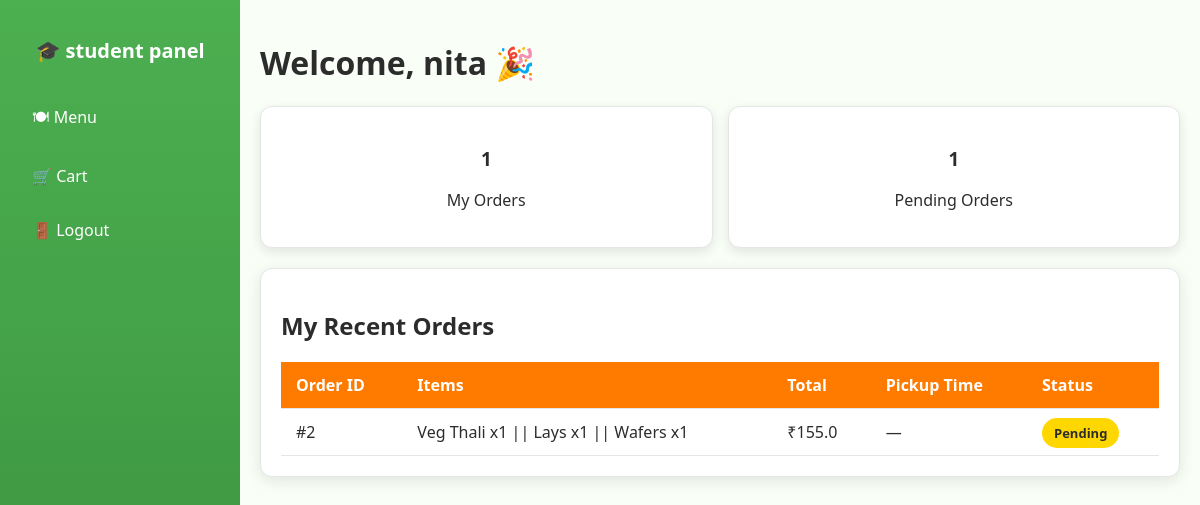
The page /student/dashboard (signed in) on the database its author committed.
### tables this page shows
CREATE TABLE orders (
        id INTEGER PRIMARY KEY AUTOINCREMENT,
        user_id INTEGER,
        total_amount REAL NOT NULL,
        status TEXT DEFAULT 'Pending',
        pickup_time TEXT,
        created_at TIMESTAMP DEFAULT CURRENT_TIMESTAMP,
        FOREIGN KEY (user_id) REFERENCES users(id) ON DELETE CASCADE
    );

### app.py (the view)
@app.route("/student/dashboard")
def student_dashboard():
    if "user_id" not in session:
        flash("Please login first.", "warning")
        return redirect(url_for("student_account"))
    user_id = session["user_id"]
    conn = get_db_connection()
    c = conn.cursor()
    orders = c.execute("""
        SELECT o.id, o.total_amount, o.status, o.pickup_time, o.created_at,
               GROUP_CONCAT(m.name || ' x' || oi.quantity, ' || ') as items
        FROM orders o
        LEFT JOIN order_items oi ON oi.order_id = o.id
        LEFT JOIN menu m ON oi.item_id = m.id
        WHERE o.user_id = ?
        GROUP BY o.id
        ORDER BY o.created_at DESC
    """, (user_id,)).fetchall()
    next_confirmed = c.execute("""
        SELECT id, pickup_time FROM orders
        WHERE user_id=? AND status='Confirmed' AND pickup_time IS NOT NULL
        ORDER BY pickup_time ASC LIMIT 1
    """, (user_id,)).fetchone()
    conn.close()
    return render_template("student_dashboard.html", name=session.get("user_name"), orders=orders, next_confirmed=next_confirmed)

### app.py (called while the page is built)
def get_db_connection():
    conn = sqlite3.connect("canteen.db")
    conn.row_factory = sqlite3.Row
    conn.execute("PRAGMA foreign_keys = ON")
    return conn

### templates/student_dashboard.html (shortened to what this page needs)
<!DOCTYPE html>
<html lang="en">
  <head>
  </head>
  <body>
    <div class="sidebar">
      <h2>🎓 student panel</h2>
      <a href="{{ url_for('menu') }}">🍽 Menu</a>
      <a href="{{ url_for('order') }}">🛒 Cart</a>
      <a href="{{ url_for('logout') }}">🚪 Logout</a>
    </div>
    <div class="main">
      <div class="welcome">
        <h1>Welcome, {{ name }} 🎉</h1>
      </div>
      <div class="dashboard-cards">
        <div class="card">
          <h3>{{ orders|length }}</h3>
          <p>My Orders</p>
        </div>
        <div class="card">
          <h3>{{ orders|selectattr("status","equalto","Pending")|list|length }}</h3>
          <p>Pending Orders</p>
        </div>
      </div>
      <div class="container">
        <h2>My Recent Orders</h2>
        <table>
          <tr><th>Order ID</th><th>Items</th><th>Total</th><th>Pickup Time</th><th>Status</th></tr>
          {% for o in orders %}
            <tr>
              <td>#{{ o.id }}</td>
              <td>{{ o.items or '—' }}</td>
              <td>₹{{ o.total_amount }}</td>
              <td>{{ o.pickup_time or '—' }}</td>
              <td>
                <span class="status {% if o.status=='Pending' %}pending{% elif o.status=='Confirmed' %}confirmed{% elif o.status=='Ready' %}ready{% else %}cancelled{% endif %}">
                  {{ o.status }}
                </span>
              </td>
            </tr>
          {% else %}
            <tr><td colspan="5" style="text-align:center;color:gray">No orders yet</td></tr>
          {% endfor %}
        </table>
      </div>
    </div>
  </body>
</html>

### templates/student_dashboard.html (style rules this page uses)
body { font-family: "Segoe UI", sans-serif; margin: 0; background-color: #F9FFF6; color: #2C2C2C; display: flex; }
.sidebar { width: 200px; background: linear-gradient(180deg, #4CAF50, #388E3C); color: white; min-height: 100vh; padding: 20px; }
.sidebar h2 { margin-bottom: 30px; font-size: 20px; text-align: center; }
.sidebar a { display: block; color: white; text-decoration: none; padding: 12px; margin: 8px 0; border-radius: 8px; font-weight: 500; transition: transform 0.16s ease, background 0.16s ease; }
.main { flex: 1; padding: 20px; }
.welcome { margin-bottom: 18px; }
.dashboard-cards { display: grid; grid-template-columns: repeat(2, 1fr); gap: 15px; margin-bottom: 20px; }
.card { background: white; padding: 20px; border-radius: 12px; text-align: center; box-shadow: 0 4px 12px rgba(0, 0, 0, 0.1); border: 1px solid #E5E5E5; }
.container { background-color: white; border-radius: 12px; padding: 20px; box-shadow: 0 4px 15px rgba(0, 0, 0, 0.1); border: 1px solid #E5E5E5; }
table { width: 100%; border-collapse: collapse; }
th, td { padding: 12px 15px; text-align: left; }
th { background: #ff7b00; color: white; }
tr { border-bottom: 1px solid #E5E5E5; }
.status { padding: 6px 12px; border-radius: 20px; color: white; font-size: 13px; font-weight: 700; }
.pending { background-color: #FFD700; color: #2C2C2C; }

### rows shown on the page
orders: id "2", items "Veg Thali x1 || Lays x1 || Wafers x1", total_amount "155.0", pickup_time "—", status "Pending"

### other values the page prints
{{ name }} "nita"
{{ orders|length }} "1"
{{ orders|selectattr("status","equalto","Pending")|list|length }} "1"
